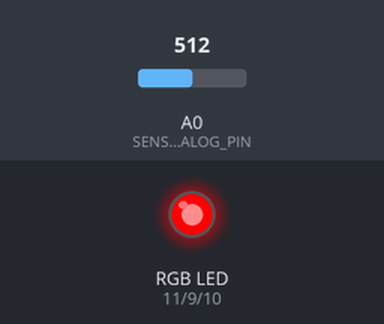
Bench run of a sketch on a simulated Arduino Uno, built with avr-gcc and run on an emulated ATmega328P. On the bench: an RGB LED mixed from three pins (HIGH = lit). The test bench sets the inputs (shaded band); at power-on: A0 (SENSOR_ANALOG_PIN) = 512. What the sketch prints to the serial monitor is not drawn.

Above: at 0.2 s.
Timing chart, 0 to 1.9 s (numbered marks = the images above):
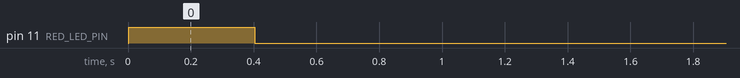

Measured:
- by itself, pin 11 (RED_LED_PIN): LOW → HIGH at 0.00 s, → LOW 0.40 s later

The sketch:

analog_led.ino
```cpp
/*

*/

#include <math.h>

const int RED_LED_PIN = 11;
const int BLUE_LED_PIN = 10;
const int GREEN_LED_PIN = 9;

const int SENSOR_ANALOG_PIN = A0;

const int WAITTIME = 200;

int min = NULL;
int max = NULL;

// Define color structure for rgb
struct color {
  int r;
  int g;
  int b;
};
typedef struct color Color;

void setup() {
  Serial.begin(9600);
  pinMode(RED_LED_PIN, OUTPUT);
  pinMode(GREEN_LED_PIN, OUTPUT);
  pinMode(BLUE_LED_PIN, OUTPUT);
}

void loop() {
  double percentageAnalogValue;
  int sensorAnalogValue = analogRead(SENSOR_ANALOG_PIN);

  if (min == NULL || sensorAnalogValue < min) {
    min = sensorAnalogValue;
    percentageAnalogValue = 0.0;
  } else if (max == NULL || sensorAnalogValue > max) {
    max = sensorAnalogValue;
    percentageAnalogValue = 1.0;
  } else {
    percentageAnalogValue = (double)(sensorAnalogValue - min) / (max - min);
  }

  Serial.println(percentageAnalogValue, DEC);

  Color color = transitionOfHueRange(percentageAnalogValue, 0, 360);

  analogWrite(RED_LED_PIN, color.r);
  analogWrite(GREEN_LED_PIN, color.g);
  analogWrite(BLUE_LED_PIN, color.b);

  delay(WAITTIME);
}

Color newColor(int r, int g, int b) {
  Color c;

  c.r = r;
  c.g = g;
  c.b = b;

  return c;
}

// Let compute a color using the HSL color space
// Inspired by https://stackoverflow.com/a/46929712
Color transitionOfHueRange(double percentage, int startHue, int endHue) {
  // From 'startHue' 'percentage'-many to 'endHue'
  // Finally map from [0°, 360°] -> [0, 1.0] by dividing
  double hue = ((percentage * (endHue - startHue)) + startHue) / 360;

  double saturation = 1.0;
  double lightness = 0.5;

  // Get the color
  return hslColorToRgb(hue, saturation, lightness);
}

Color hslColorToRgb(double hue, double saturation, double lightness) {
  if (saturation == 0.0) {
    // The color is achromatic (has no color)
    // Thus use its lightness for a grey-scale color
    int grey = percToColor(lightness);
    return newColor(grey, grey, grey);
  }

  double q;
  if (lightness < 0.5) {
    q = lightness * (1 + saturation);
  } else {
    q = lightness + saturation - lightness * saturation;
  }
  double p = 2 * lightness - q;

  double oneThird = 1.0 / 3;
  double red = percToColor(hueToRgb(p, q, hue + oneThird));
  double green = percToColor(hueToRgb(p, q, hue));
  double blue = percToColor(hueToRgb(p, q, hue - oneThird));

  return newColor(red, green, blue);
}

double hueToRgb(double p, double q, double t) {
  if (t < 0) {
    t += 1;
  }
  if (t > 1) {
    t -= 1;
  }

  if (t < 1.0 / 6) {
    return p + (q - p) * 6 * t;
  }
  if (t < 1.0 / 2) {
    return q;
  }
  if (t < 2.0 / 3) {
    return p + (q - p) * (2.0 / 3 - t) * 6;
  }
  return p;
}

int percToColor(double percentage) {
  return round(percentage * 255);
}
```
